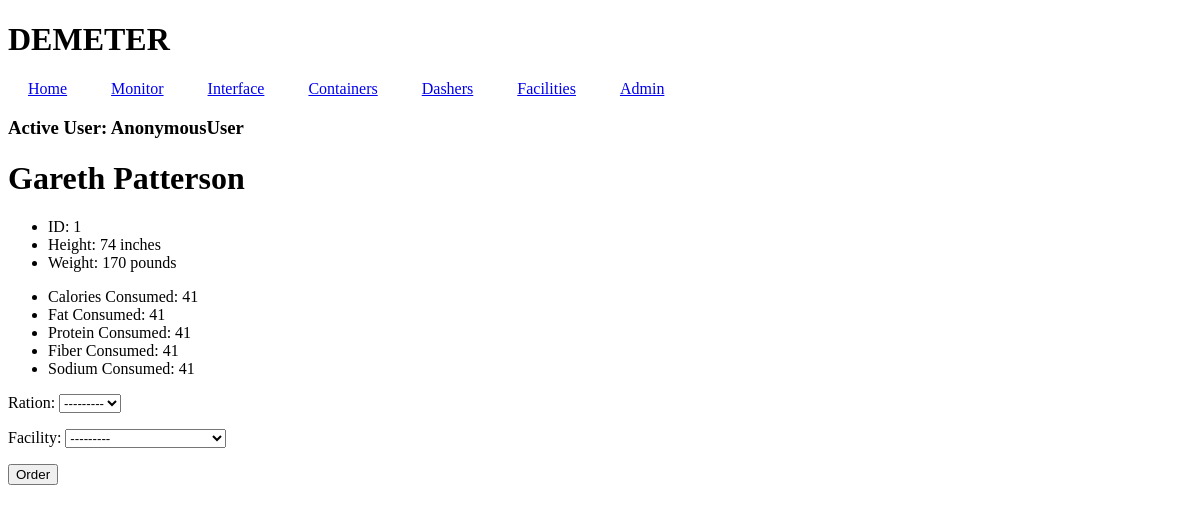
Page /monitor/1/ on the earlier database version.
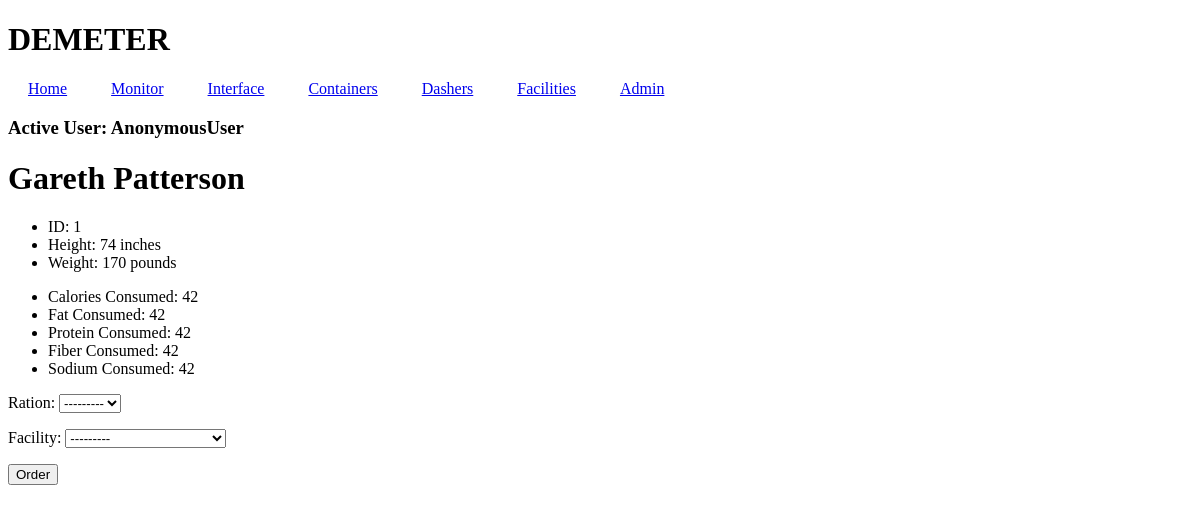
Same page on the later database version.
### inhabitant/models.py (models this page shows, shortened)
class DailyNutrition(models.Model):
    dailyNutrition = models.UUIDField(default=uuid.uuid4, editable=True, unique=True)
    inhabitant = models.ForeignKey(Inhabitant, on_delete=models.CASCADE, related_name="Nutrition")
    dateStamp = models.DateField(default=datetime.today)
    timeStamp = models.DateTimeField(default=datetime.now)
    foodEaten = models.TextField(null=True)
    caloriesConsumed = models.IntegerField(default=0, blank=False, null=False, validators=[MinValueValidator(0)])
    fatConsumed = models.IntegerField(default=0, blank=False, null=False, validators=[MinValueValidator(0)])
    sodiumConsumed = models.IntegerField(default=0, blank=False, null=False, validators=[MinValueValidator(0)])
    fiberConsumed = models.IntegerField(default=0, blank=False, null=False, validators=[MinValueValidator(0)])
    proteinConsumed = models.IntegerField(default=0, blank=False, null=False, validators=[MinValueValidator(0)])

### inhabitant/views.py (the view)
# urls.py: path("monitor/<str:inhabitantID>/", views.joinInhabDash, name="inhabdash"),
def joinInhabDash(request, inhabitantID):
    try:
        inhabitant = Inhabitant.objects.get(inhabitantID=inhabitantID)
        dailyNutrition = DailyNutrition.objects.get(inhabitant=inhabitant)
    except Inhabitant.DoesNotExist:
        inhabitant = None
    if request.method == 'POST':
        form = OrderFoodForm(request.POST)
        facilityForm = FacilityForm(request.POST)
        if form.is_valid() and facilityForm.is_valid():
            destinationFacility = facilityForm.cleaned_data['facility']
            ration = form.cleaned_data['ration']
            querySet = RationPack.objects.filter(typeRation=ration)
            if len(querySet) >= 1:
                for query in querySet:
                    rationPack = query
                    if rationPack.rations > 0:
                        break
                if rationPack.rations > 0:
                    destinationFacility = Facility.objects.get(facilityID=destinationFacility.facilityID)
                    locationOfRation = rationPack.container.location
                    availableDashers = Dasher.objects.filter(status="Awaiting")
                    optimalDasher = availableDashers[0]
                    optimalDasher.status = "In-Progress"
                    optimalDasher.location = locationOfRation
                    optimalDasher.locationX = locationOfRation.locationX
                    optimalDasher.locationY = locationOfRation.locationY
                    optimalDasher.save()
                    optimalDasher.rationHeld = ration
                    rationPack.rations -= 1
                    rationPack.save()
                    optimalDasher.save()
                    optimalDasher.location = destinationFacility
                    optimalDasher.locationX = destinationFacility.locationX
                    optimalDasher.locationY = destinationFacility.locationY
                    optimalDasher.save()
                    optimalDasher.rationHeld = None
                    optimalDasher.status = "Awaiting"
                    optimalDasher.save()
                else:
                    return render(request,"inhabitant/habdash.html",{
                    "inhabitant":inhabitant,
                    "nutrition":dailyNutrition,
                    "form":form,
                    "rationPack":RationPack,
                    "rationDNE":True,
                    "facilityForm":facilityForm,
                    })
            else:
                return render(request,"inhabitant/habdash.html",{
                    "inhabitant":inhabitant,
                    "nutrition":dailyNutrition,
                    "form":form,
                    "rationPack":RationPack,
                    "rationDNE":True,
                    "facilityForm":facilityForm,
                    })
            nc = NutrientContent.objects.get(ration=ration)
            dailyNutrition.caloriesConsumed += nc.calories
            dailyNutrition.fatConsumed += nc.fat
            dailyNutrition.proteinConsumed += nc.protein
            dailyNutrition.sodiumConsumed += nc.sodium
            dailyNutrition.fiberConsumed += nc.fiber
            dailyNutrition.save()
    else:
        form = OrderFoodForm()
        facilityForm = FacilityForm()
    return render(request,"inhabitant/habdash.html",{
        "inhabitant":inhabitant,
        "nutrition":dailyNutrition,
        "form":form,
        "RationDNE":False,
        "rationPack":RationPack,
        "facilityForm":facilityForm,
        })

### inhabitant/forms.py
class OrderFoodForm(forms.ModelForm):
    class Meta:
        model = NutrientContent
        fields = [
            "ration",
        ]

### storage/forms.py
class FacilityForm(forms.Form):
    facility = forms.ModelChoiceField(queryset=Facility.objects.all())

### container/models.py (called while the page is built)
    def __str__(self):
        return f"Facility {self.facilityID} - {self.typeFacility}"

    def __str__(self):
        return f"{self.rationType}"

### inhabitant/models.py (called while the page is built)
    def __str__ (self):
        return f"{self.firstName} {self.lastName}"

### inhabitant/templates/inhabitant/habdash.html (shortened to what this page needs)
{% extends 'inhabitant/base.html' %}
{% block body %}
<h1>{{ inhabitant }}</h1>
<ul>
    <li>ID: {{ inhabitant.inhabitantID }}</li>
    <li>Height: {{ inhabitant.height }} inches</li>
    <li>Weight: {{ inhabitant.weight }} pounds</li>
</ul>
<ul>
    <li>Calories Consumed: {{ nutrition.caloriesConsumed }}</li>
    <li>Fat Consumed: {{ nutrition.fatConsumed }}</li>
    <li>Protein Consumed: {{ nutrition.proteinConsumed }}</li>
    <li>Fiber Consumed: {{ nutrition.fiberConsumed }}</li>
    <li>Sodium Consumed: {{ nutrition.sodiumConsumed }}</li>
</ul>
<form method="post">
    {{ form.as_p }}
    {{ facilityForm.as_p }}
    <button type="submit">Order</button>
</form>
{% endblock %}

Differences in the rows shown:
changed DailyNutrition: caloriesConsumed "41" → "42"; fatConsumed "41" → "42"; proteinConsumed "41" → "42"; fiberConsumed "41" → "42"; sodiumConsumed "41" → "42"
